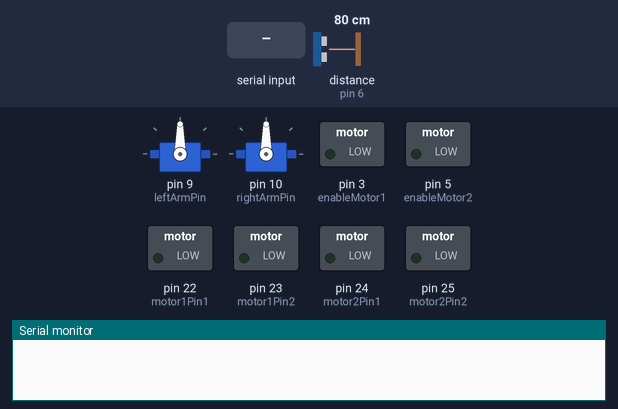
Bench run of a sketch on a simulated Arduino Mega 2560, built with avr-gcc and run on an emulated ATmega2560. Shown: 2 × servo, switched loads named in the sketch (green lamp = pin HIGH), the last lines printed to the serial monitor. Wiring (inferred from the names in the program): ultrasonic range finder: trigger pin 7; echo pin 6. The inputs (shaded band) are chosen by the test bench; at power-on: distance to the obstacle (sensor on pin 6) 80 cm. The echo pulse lasts 58.3 µs per cm; pins used as bus, display or sensor lines are not drawn.

Above: at 1.2 s.
1.3 s: "F" received over the second serial link
At 2.2 s:
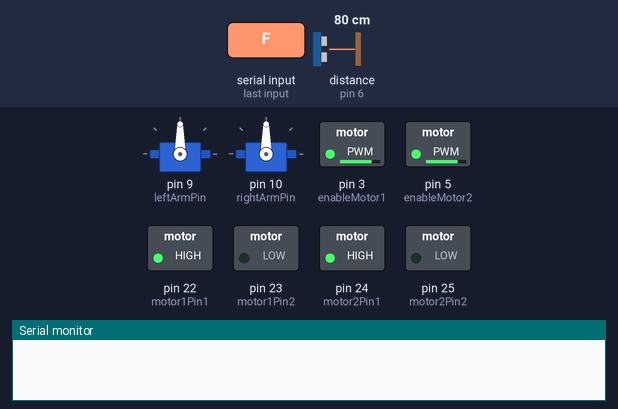
2.8 s: distance to the obstacle (sensor on pin 6) set to 23 cm
4.3 s: distance to the obstacle (sensor on pin 6) set to 18 cm
At 5.5 s:
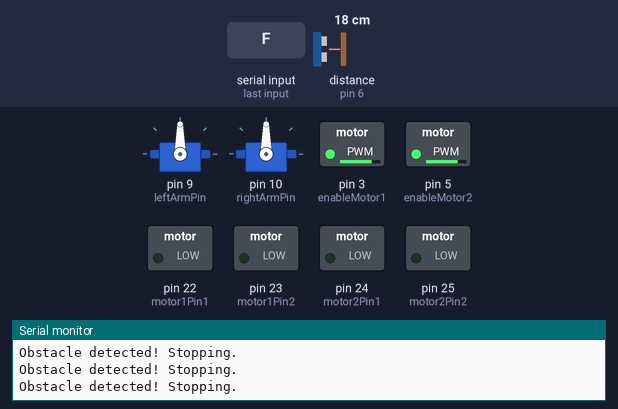
5.8 s: "B" received over the second serial link
7.3 s: "L" received over the second serial link
8.8 s: "R" received over the second serial link
Timing chart, 0 to 11.3 s (numbered marks = the images above; inputs shaded):
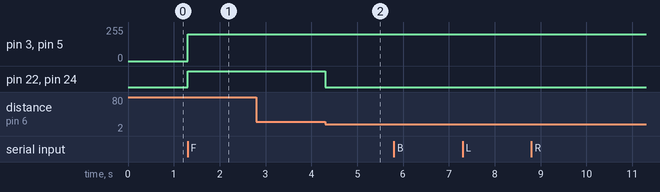

The sketch:

code.ino
```cpp
#include <Servo.h>

// -------------------- Pin Definitions --------------------
#define trigPin 7         // Ultrasonic sensor trigger pin
#define echoPin 6         // Ultrasonic sensor echo pin
#define motor1Pin1 22     // L293D Motor1 pin1
#define motor1Pin2 23     // L293D Motor1 pin2
#define motor2Pin1 24     // L293D Motor2 pin1
#define motor2Pin2 25     // L293D Motor2 pin2
#define enableMotor1 3    // L293D Motor1 enable pin (PWM)
#define enableMotor2 5    // L293D Motor2 enable pin (PWM)
#define bluetoothRx 19    // HC-05 RX
#define bluetoothTx 18    // HC-05 TX

// -------------------- Servo Objects --------------------
Servo leftArmServo;
Servo rightArmServo;
#define leftArmPin 9
#define rightArmPin 10

// -------------------- Variables --------------------
long duration;
int distance;
char btCommand;

// -------------------- Setup --------------------
void setup() {
  Serial.begin(9600);       // Serial monitor
  Serial1.begin(9600);      // HC-05 Bluetooth

  // Motor pins setup
  pinMode(motor1Pin1, OUTPUT);
  pinMode(motor1Pin2, OUTPUT);
  pinMode(motor2Pin1, OUTPUT);
  pinMode(motor2Pin2, OUTPUT);
  pinMode(enableMotor1, OUTPUT);
  pinMode(enableMotor2, OUTPUT);

  // Ultrasonic pins setup
  pinMode(trigPin, OUTPUT);
  pinMode(echoPin, INPUT);

  // Servo setup
  leftArmServo.attach(leftArmPin);
  rightArmServo.attach(rightArmPin);

  // Initialize servos
  leftArmServo.write(90);   // neutral position
  rightArmServo.write(90);  // neutral position
}

// -------------------- Main Loop --------------------
void loop() {
  // 1. Check for Bluetooth command
  if (Serial1.available()) {
    btCommand = Serial1.read();
    handleBluetoothCommand(btCommand);
  }

  // 2. Obstacle detection
  distance = readUltrasonic();
  if (distance < 20) { // obstacle closer than 20 cm
    stopMotors();
    Serial.println("Obstacle detected! Stopping.");
  }
}

// -------------------- Functions --------------------

// Function to read ultrasonic distance
int readUltrasonic() {
  digitalWrite(trigPin, LOW);
  delayMicroseconds(2);
  digitalWrite(trigPin, HIGH);
  delayMicroseconds(10);
  digitalWrite(trigPin, LOW);
  duration = pulseIn(echoPin, HIGH);
  return duration * 0.034 / 2; // distance in cm
}

// Function to control motors based on Bluetooth command
void handleBluetoothCommand(char cmd) {
  switch (cmd) {
    case 'F': // Forward
      moveForward();
      break;
    case 'B': // Backward
      moveBackward();
      break;
    case 'L': // Left
      turnLeft();
      break;
    case 'R': // Right
      turnRight();
      break;
    case 'S': // Stop
      stopMotors();
      break;
    case 'A': // Move left arm
      leftArmServo.write(0);
      break;
    case 'a': // Reset left arm
      leftArmServo.write(90);
      break;
    case 'D': // Move right arm
      rightArmServo.write(180);
      break;
    case 'd': // Reset right arm
      rightArmServo.write(90);
      break;
  }
}

// Motor movement functions
void moveForward() {
  digitalWrite(motor1Pin1, HIGH);
  digitalWrite(motor1Pin2, LOW);
  digitalWrite(motor2Pin1, HIGH);
  digitalWrite(motor2Pin2, LOW);
  analogWrite(enableMotor1, 200);
  analogWrite(enableMotor2, 200);
}

void moveBackward() {
  digitalWrite(motor1Pin1, LOW);
  digitalWrite(motor1Pin2, HIGH);
  digitalWrite(motor2Pin1, LOW);
  digitalWrite(motor2Pin2, HIGH);
  analogWrite(enableMotor1, 200);
  analogWrite(enableMotor2, 200);
}

void turnLeft() {
  digitalWrite(motor1Pin1, LOW);
  digitalWrite(motor1Pin2, HIGH);
  digitalWrite(motor2Pin1, HIGH);
  digitalWrite(motor2Pin2, LOW);
  analogWrite(enableMotor1, 200);
  analogWrite(enableMotor2, 200);
}

void turnRight() {
  digitalWrite(motor1Pin1, HIGH);
  digitalWrite(motor1Pin2, LOW);
  digitalWrite(motor2Pin1, LOW);
  digitalWrite(motor2Pin2, HIGH);
  analogWrite(enableMotor1, 200);
  analogWrite(enableMotor2, 200);
}

void stopMotors() {
  digitalWrite(motor1Pin1, LOW);
  digitalWrite(motor1Pin2, LOW);
  digitalWrite(motor2Pin1, LOW);
  digitalWrite(motor2Pin2, LOW);
}
```

Measured:
- the behaviour switches between 21 and 20 cm on distance to the obstacle (sensor on pin 6) (found by bisection; images 1 and 2)
- after the input at 1.3 s, pin 3 (enableMotor1), pin 5 (enableMotor2): 0/255 → 200/255 at once; pin 22 (motor1Pin1), pin 24 (motor2Pin1): LOW → HIGH at once
- after the input at 2.8 s, every drawn part: stays the same
- after the input at 4.3 s, pin 22 (motor1Pin1), pin 24 (motor2Pin1): HIGH → LOW at once
